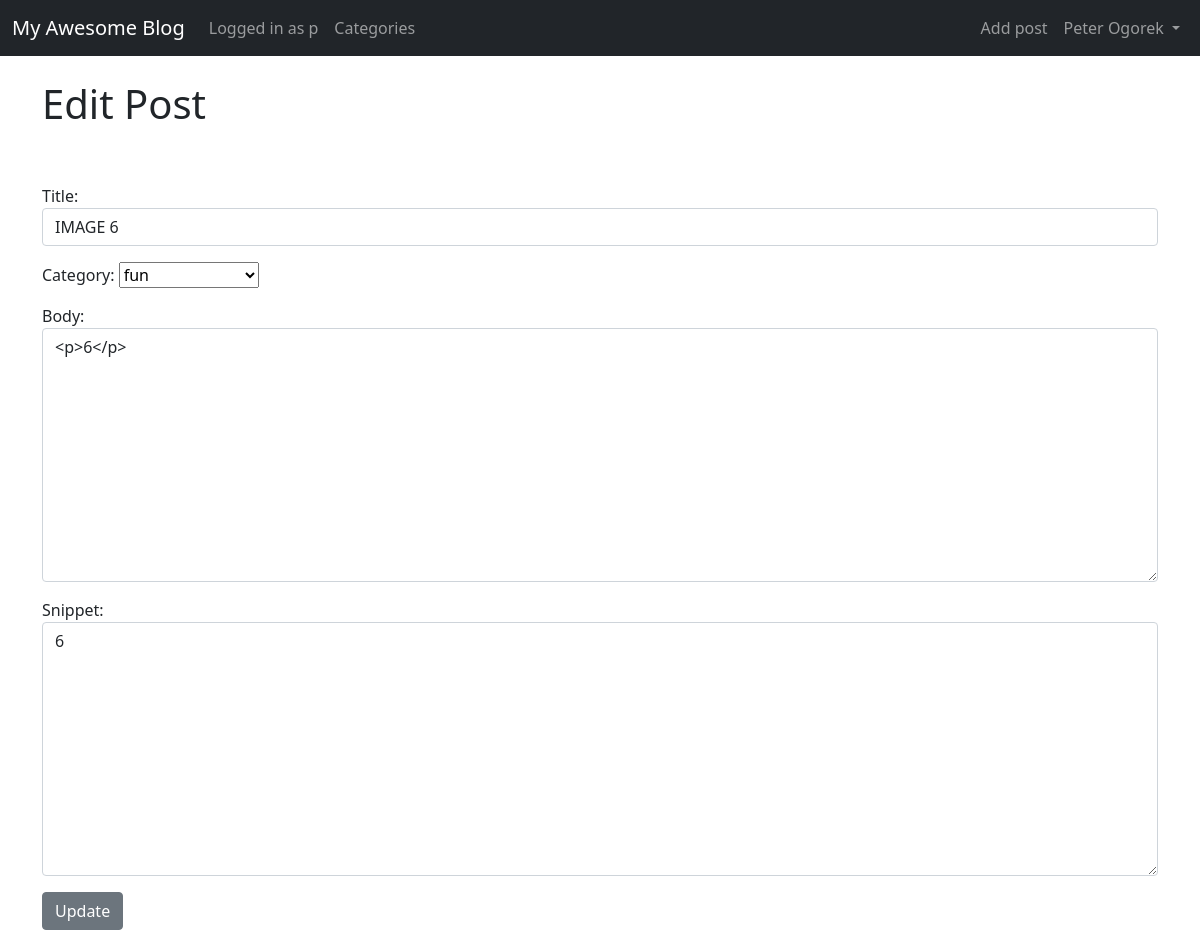
Before: /article/edit/14 (signed in) with the older database file.
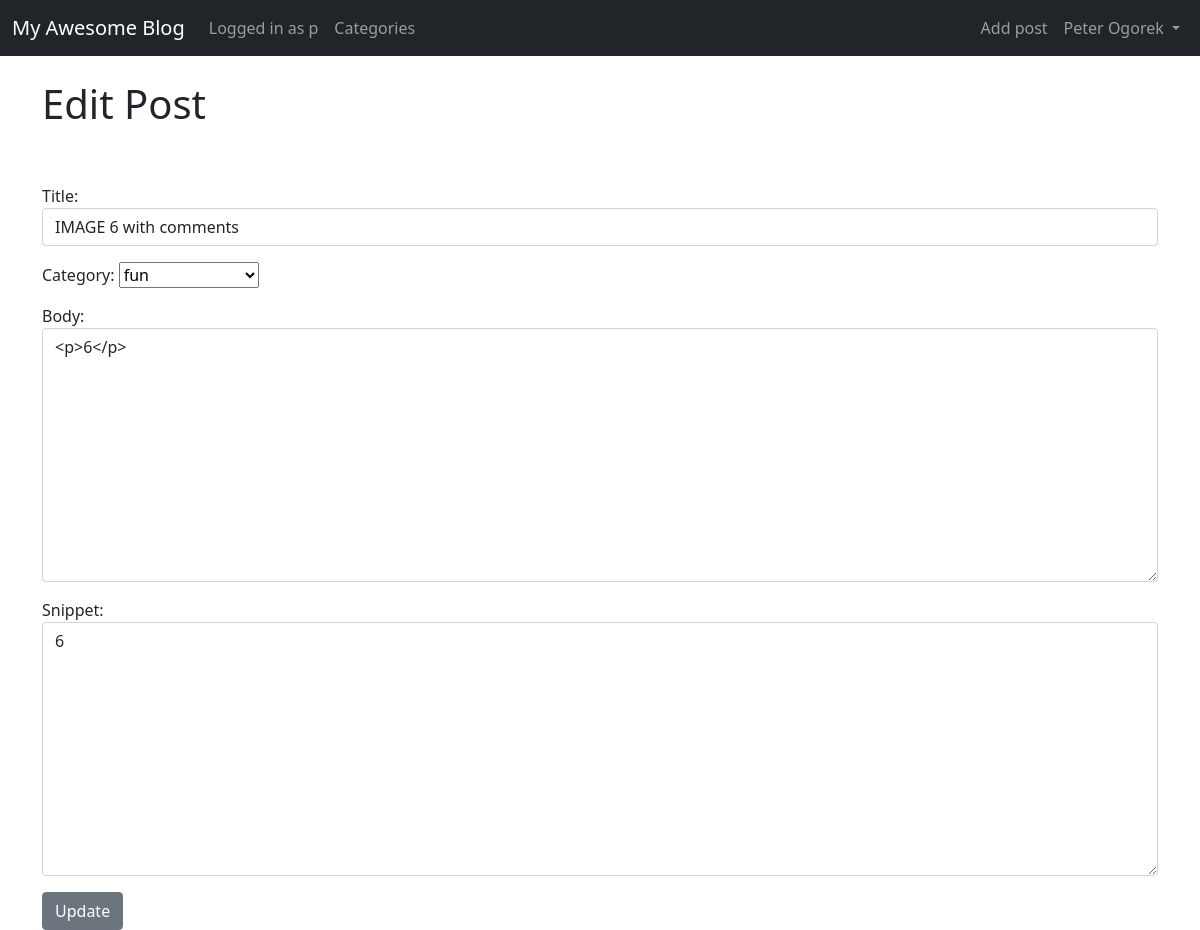
After: the same page with the newer database file.
### theblog/models.py (models this page shows, shortened)
class Post(models.Model):
    title = models.CharField(max_length=255)  # , default="My Awesome Blog")
    header_image = models.ImageField(
        null=True, blank=True, upload_to="images/")
    title_tag = models.CharField(max_length=255)
    author = models.ForeignKey(User, on_delete=models.CASCADE)
    body = RichTextField(blank=True, null=True)
    post_date = models.DateTimeField(auto_now_add=True)
    category = models.ForeignKey(
        Category, max_length=60, on_delete=models.CASCADE, related_name='catego')
    likes = models.ManyToManyField(User, related_name="blog_posts")
    snippet = models.CharField(max_length=255)  # , default="Old Post")

### theblog/views.py (the view)
# urls.py: path("article/edit/<int:pk>", UpdatePostView.as_view(), name="update_post"),
class UpdatePostView(UpdateView):
    model = Post
    form_class = EditForm
    template_name = "update_post.html"

### theblog/forms.py
class EditForm(forms.ModelForm):
    class Meta:
        model = Post
        fields = ("title", "category", "body", "snippet",)
        widgets = {
            "title": forms.TextInput(attrs={"class": "form-control", "placeholder": "Title goes here"}),
            "body": forms.Textarea(attrs={"class": "form-control"}),
            "snippet": forms.Textarea(attrs={"class": "form-control"}),
        }

### theblog/models.py (called while the page is built)
    def __str__(self):
        return self.name

### theblog/templates/update_post.html (shortened to what this page needs)
{% extends "layout.html" %}
{% block body %}
<h1>Edit Post</h1>
<br /><br />
<div class="form-group">
    <form method="post">
        {{ form.as_p }}
        <button class="btn btn-secondary">Update</button>
    </form>
</div>
{% endblock %}

Changed rows visible on the page:
changed Post "fun": title "IMAGE 6" → "IMAGE 6 with comments"
